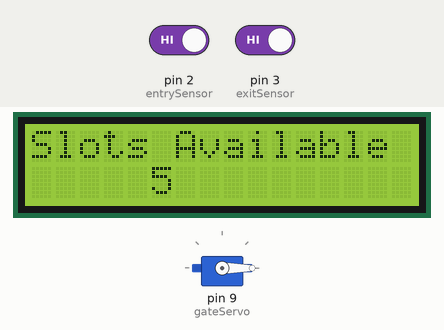
Recording of a sketch running on a simulated Arduino Uno, built with avr-gcc and run on an emulated ATmega328P. Shown: servo, 16×2 character LCD. The inputs (shaded band) are chosen by the test bench; at power-on: pin 2 (entrySensor) HIGH, pin 3 (exitSensor) HIGH.

Above: at 3.2 s.
3.3 s: pin 2 (entrySensor) driven LOW
At 4.8 s:
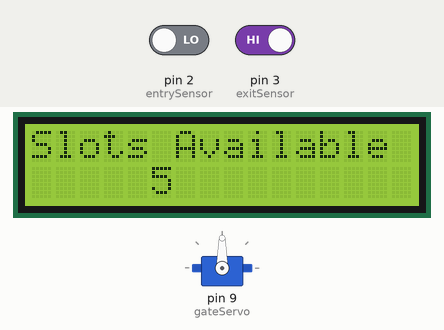
6.4 s: pin 2 (entrySensor) driven HIGH
At 8.0 s:
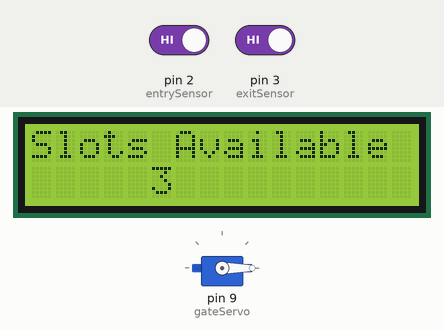
8.6 s: pin 3 (exitSensor) driven LOW
At 9.5 s:
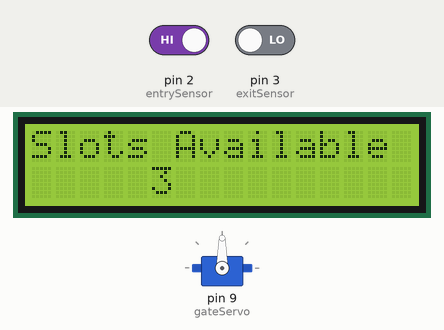
Timing chart, 0 to 13.8 s (numbered marks = the images above; inputs shaded):
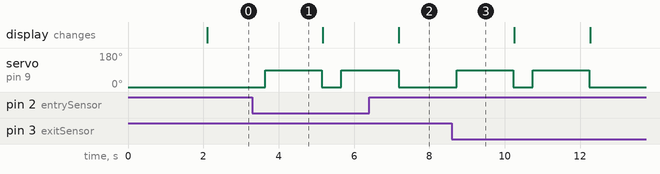

The sketch:

smart_parking.ino
```cpp
#include <Wire.h>
#include <LiquidCrystal_I2C.h>
#include <Servo.h>

LiquidCrystal_I2C lcd(0x27, 16, 2);
Servo gateServo;

int entrySensor = 2;
int exitSensor  = 3;
int totalSlots = 5;
int availableSlots = 5;

void setup() {
  pinMode(entrySensor, INPUT);
  pinMode(exitSensor, INPUT);

  gateServo.attach(9);
  gateServo.write(0);

  lcd.init();
  lcd.backlight();
  lcd.setCursor(0,0);
  lcd.print(" Smart Parking ");
  delay(2000);
  lcd.clear();
}

void loop() {
  if(digitalRead(entrySensor) == LOW) {
    if(availableSlots > 0) {
      availableSlots--;
      openGate();
      delay(1500);
      closeGate();
    }
    else {
      lcd.setCursor(0,0);
      lcd.print(" Parking Full ");
      delay(2000);
    }
  }
  if(digitalRead(exitSensor) == LOW) {
    if(availableSlots < totalSlots) {
      availableSlots++;
      openGate();
      delay(1500);
      closeGate();
    }
  }


  lcd.setCursor(0,0);
  lcd.print("Slots Available");
  lcd.setCursor(0,1);
  lcd.print("     ");
  lcd.print(availableSlots);
  delay(500);
}

void openGate() {
  gateServo.write(90);
}

void closeGate() {
  gateServo.write(0);
}
```

Measured:
- after the input at 3.3 s, servo on pin 9 (gateServo): 0° → 90° after 0.34 s, → 0° 1.5 s later, → 90° 0.52 s later
- after the input at 6.4 s, servo on pin 9 (gateServo): goes on until 7.2 s, then stays 0°
- after the input at 8.6 s, servo on pin 9 (gateServo): alternates 90° for 1.5 s and 0° for 0.52 s, 4 changes in all, then stays 0°, starting after 0.13 s
